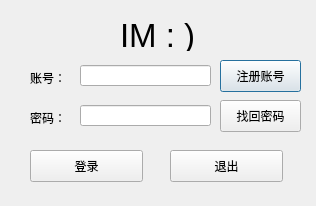
<?xml version="1.0" encoding="UTF-8"?>
<ui version="4.0">
 <class>Login</class>
 <widget class="QDialog" name="Login">
  <property name="geometry">
   <rect>
    <x>0</x>
    <y>0</y>
    <width>316</width>
    <height>206</height>
   </rect>
  </property>
  <property name="windowTitle">
   <string>Dialog</string>
  </property>
  <widget class="QPushButton" name="btn_register">
   <property name="geometry">
    <rect>
     <x>220</x>
     <y>60</y>
     <width>81</width>
     <height>32</height>
    </rect>
   </property>
   <property name="text">
    <string>注册账号</string>
   </property>
   <property name="autoDefault">
    <bool>true</bool>
   </property>
  </widget>
  <widget class="QLineEdit" name="lineEdit_pwd">
   <property name="geometry">
    <rect>
     <x>80</x>
     <y>105</y>
     <width>131</width>
     <height>21</height>
    </rect>
   </property>
   <property name="maxLength">
    <number>16</number>
   </property>
   <property name="echoMode">
    <enum>QLineEdit::Password</enum>
   </property>
  </widget>
  <widget class="QPushButton" name="btn_findpwd">
   <property name="geometry">
    <rect>
     <x>220</x>
     <y>100</y>
     <width>81</width>
     <height>32</height>
    </rect>
   </property>
   <property name="text">
    <string>找回密码</string>
   </property>
  </widget>
  <widget class="QPushButton" name="btn_login">
   <property name="geometry">
    <rect>
     <x>30</x>
     <y>150</y>
     <width>113</width>
     <height>32</height>
    </rect>
   </property>
   <property name="text">
    <string>登录</string>
   </property>
  </widget>
  <widget class="QLineEdit" name="lineEdit_account">
   <property name="geometry">
    <rect>
     <x>80</x>
     <y>65</y>
     <width>131</width>
     <height>21</height>
    </rect>
   </property>
   <property name="maxLength">
    <number>10</number>
   </property>
  </widget>
  <widget class="QLabel" name="label_3">
   <property name="geometry">
    <rect>
     <x>120</x>
     <y>20</y>
     <width>131</width>
     <height>31</height>
    </rect>
   </property>
   <property name="font">
    <font>
     <pointsize>25</pointsize>
    </font>
   </property>
   <property name="text">
    <string>IM : )</string>
   </property>
  </widget>
  <widget class="QPushButton" name="btn_exit">
   <property name="geometry">
    <rect>
     <x>170</x>
     <y>150</y>
     <width>113</width>
     <height>32</height>
    </rect>
   </property>
   <property name="text">
    <string>退出</string>
   </property>
  </widget>
  <widget class="QLabel" name="label_2">
   <property name="geometry">
    <rect>
     <x>30</x>
     <y>110</y>
     <width>60</width>
     <height>16</height>
    </rect>
   </property>
   <property name="text">
    <string>密码：</string>
   </property>
  </widget>
  <widget class="QLabel" name="label">
   <property name="geometry">
    <rect>
     <x>30</x>
     <y>70</y>
     <width>60</width>
     <height>16</height>
    </rect>
   </property>
   <property name="text">
    <string>账号：</string>
   </property>
  </widget>
 </widget>
 <resources/>
 <connections>
  <connection>
   <sender>btn_exit</sender>
   <signal>clicked()</signal>
   <receiver>Login</receiver>
   <slot>close()</slot>
   <hints>
    <hint type="sourcelabel">
     <x>217</x>
     <y>164</y>
    </hint>
    <hint type="destinationlabel">
     <x>157</x>
     <y>136</y>
    </hint>
   </hints>
  </connection>
 </connections>
</ui>
